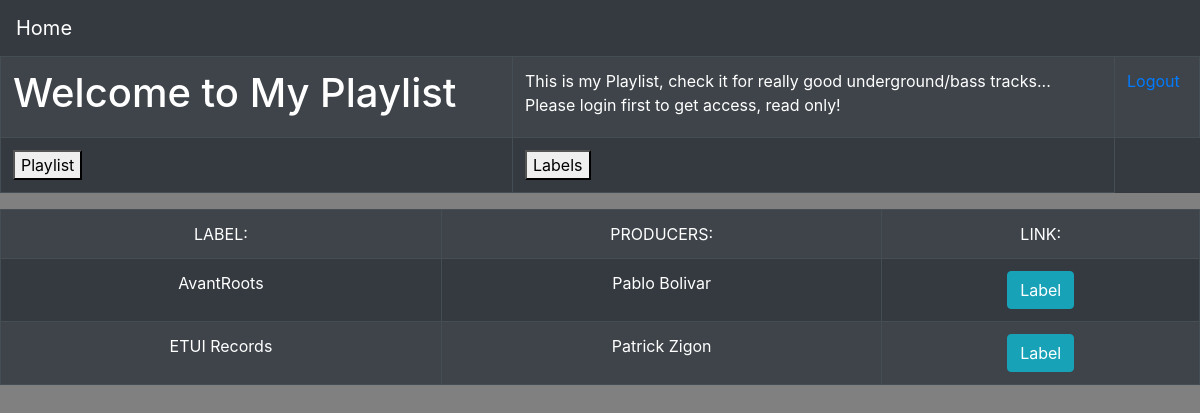
The app's page /gotoplaylist/labels/ (signed in), older data.
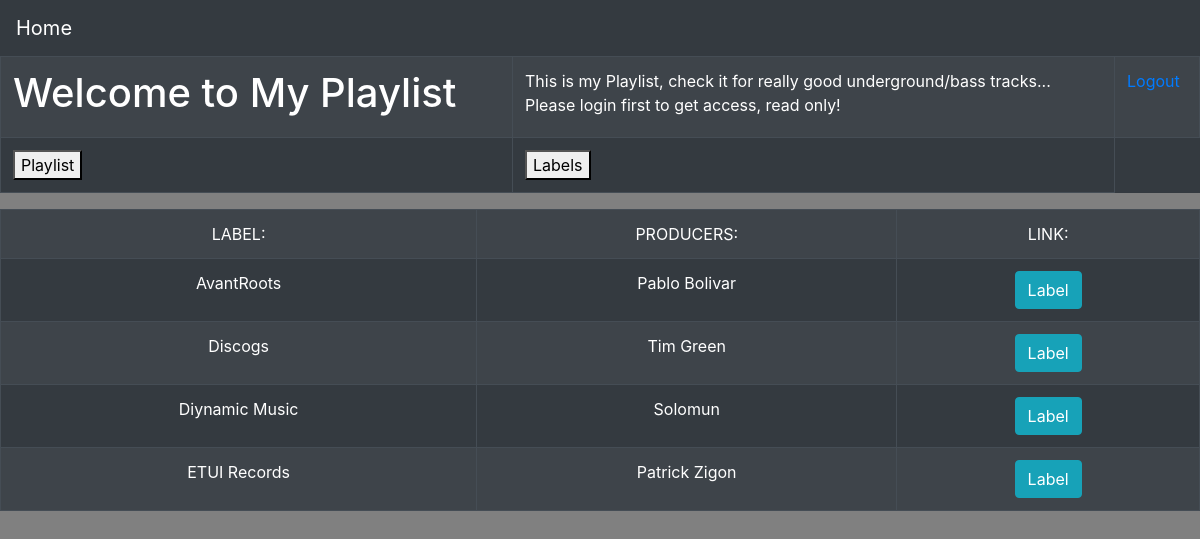
The same page, newer data.
### tracks/models.py (models this page shows, shortened)
class Label(models.Model):
    name = models.CharField(max_length=50)
    link = models.URLField(default=None)
    producers = models.ForeignKey(Producer, on_delete=models.CASCADE, default=None)
    class Meta:
        ordering = ['name']

class Producer(models.Model):
    name = models.CharField(max_length=50)
    link = models.URLField(default=None)
    class Meta:
        ordering = ['name']
    def __str__(self):
        return self.name

### tracks/views.py (the view)
# urls.py: path('labels/', views.LabelView.as_view()),
class LabelView(generics.RetrieveAPIView):
    serializer_class = LabelSerializer
    authentication_classes = [BasicAuthentication, SessionAuthentication, ]
    permission_classes = [permissions.IsAuthenticated]
    renderer_classes = [TemplateHTMLRenderer]
    template_name = 'labels.html'
    def get(self, request, *args, **kwargs):
        items = Label.objects.all()
        return Response({'items': items})

### tracks/templates/labels.html (shortened to what this page needs)
{% extends 'index.html' %}
{% block content %}
        <table class="table table-striped table-dark table-bordered">
            <td><center>LABEL:</center></td>
            <td><center>PRODUCERS:</center></td>
            <td><center>LINK:</center></td>
            <tr>
            {% for p in items %}
                <td><center>{{ p.name }}</center></td>
                <td><center>{{ p.producers }}</center></td>
                <td><center><a href="{{ p.link }}" class="btn btn-info" role="button">Label</a></center></td>
            </tr>
            {% endfor %}
         </table>
{% endblock %}

Row changes from the older to the newer data that the page shows:
added Label: name "Discogs", producers "Tim Green"
added Label: name "Diynamic Music", producers "Solomun"
